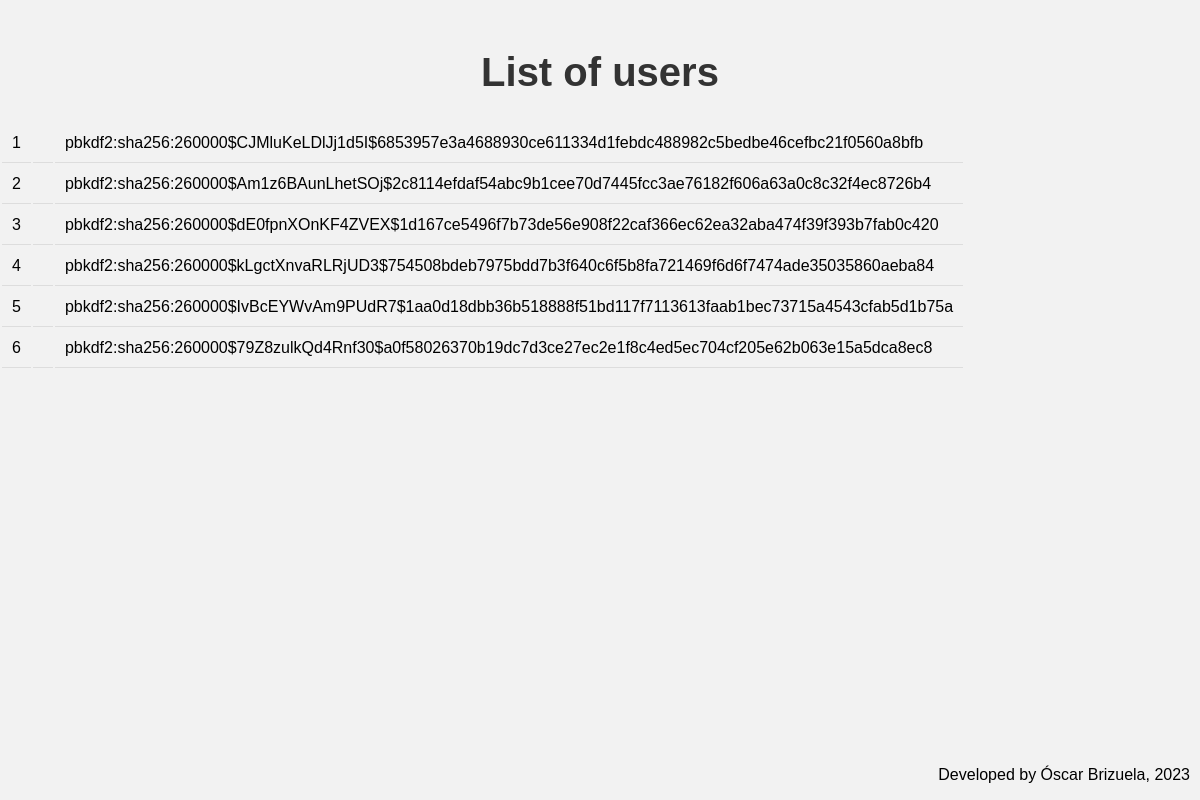
Page /all_users on the committed database.
### tables this page shows
CREATE TABLE user
(
    user_id INTEGER PRIMARY KEY AUTOINCREMENT,
    username TEXT NOT NULL,
    password_hash TEXT NOT NULL,
    mail TEXT NOT NULL,
    phone TEXT NOT NULL
);

### app.py (the view)
@app.route("/all_users", methods = ["GET", "POST"])
def all_users():
    db = get_db()
    users = db.execute("""SELECT * FROM user;""").fetchall()
    return render_template("all_users.html", users = users)

### app.py (called while the page is built)
@app.before_request
def logged_in_user():
    g.user = session.get("user_id", None)

### database.py (called while the page is built)
def get_db():
    if "db" not in g:
        g.db = sqlite3.connect(DATABASE, detect_types = sqlite3.PARSE_DECLTYPES)
        g.db.row_factory = sqlite3.Row
    return g.db

### templates/all_users.html
{% extends "base.html" %}
{% block main_content %}
    <h1>List of users</h1>
    <table>
        {% for user in users %}
            <tr>
                <td>{{ user ["user_id"] }}</td>
                <td>{{ user ["password"] }}</td>
                <td>{{ user ["password_hash"] }}</td>
            </tr>
        {% endfor %}
    </table>
{% endblock %}

### static/styles.css (style rules this page uses)
td { padding: 10px; border-bottom: 1px solid #ddd; }
body { font-family: Arial, sans-serif; background-color: #f5f5f5; margin: 0; }
h1 { font-size: 2.5rem; color: #333; text-align: center; margin-top: 50px; }

### rows in the picture
user: user_id "1", password_hash "pbkdf2:sha256:260000$CJMluKeLDlJj1d5I$6853957e3a4688930ce611334d1febdc488982c5bedbe46cefbc21f0560a8bfb"
user: user_id "2", password_hash "pbkdf2:sha256:260000$Am1z6BAunLhetSOj$2c8114efdaf54abc9b1cee70d7445fcc3ae76182f606a63a0c8c32f4ec8726b4"
user: user_id "3", password_hash "pbkdf2:sha256:260000$dE0fpnXOnKF4ZVEX$1d167ce5496f7b73de56e908f22caf366ec62ea32aba474f39f393b7fab0c420"
user: user_id "4", password_hash "pbkdf2:sha256:260000$kLgctXnvaRLRjUD3$754508bdeb7975bdd7b3f640c6f5b8fa721469f6d6f7474ade35035860aeba84"
user: user_id "5", password_hash "pbkdf2:sha256:260000$IvBcEYWvAm9PUdR7$1aa0d18dbb36b518888f51bd117f7113613faab1bec73715a4543cfab5d1b75a"
user: user_id "6", password_hash "pbkdf2:sha256:260000$79Z8zulkQd4Rnf30$a0f58026370b19dc7d3ce27ec2e1f8c4ed5ec704cf205e62b063e15a5dca8ec8"
